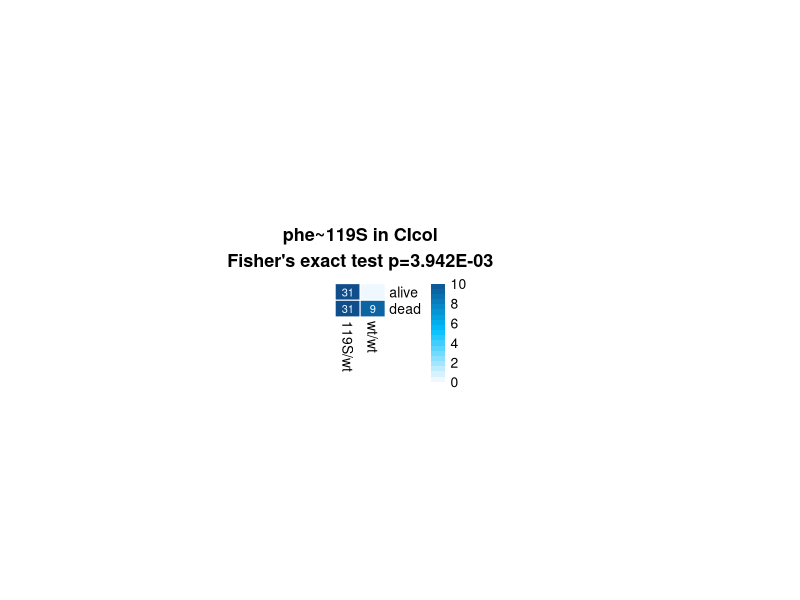
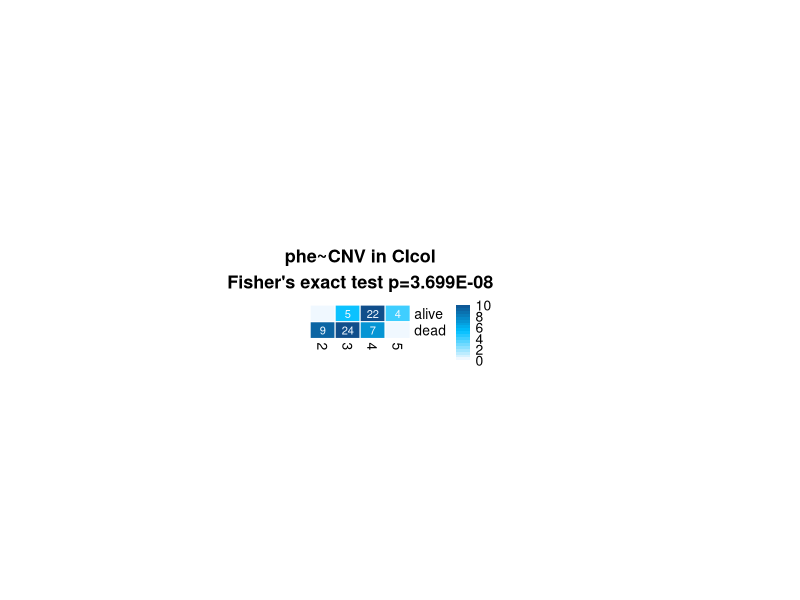
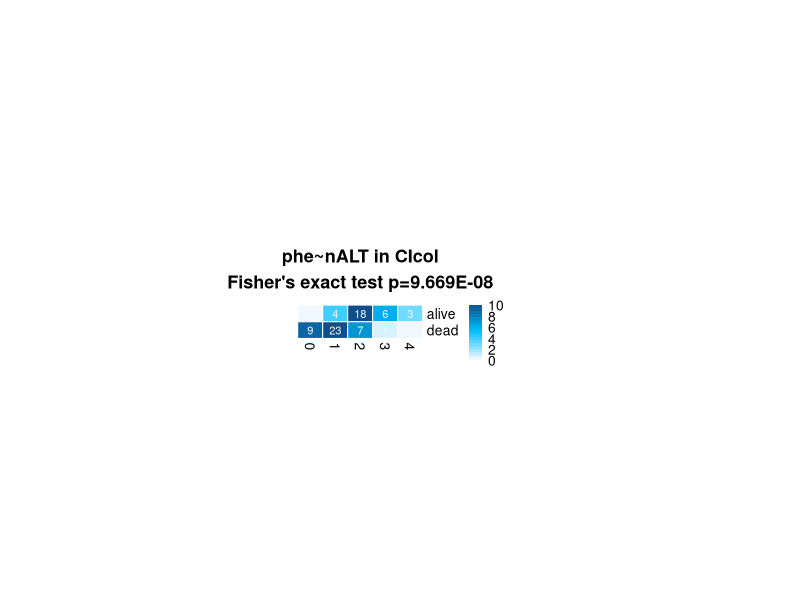

Here is the R script that generated these plots, in order: (Note: this script raises an error after producing the figures.)
library(gmodels)
library(pheatmap)

col.fun = colorRampPalette(interpolate="l",c("aliceblue","deepskyblue","dodgerblue4"))

# read input (run 2020-02-17_heatmaps.R to produce this table)
gtd = read.table("../results_tables/Fig3_CIcol_CNV-ALTallele.csv", header = T)


#### genotype-phenotype associations in CIcol ####
# Simple Fisher's tests of individual variants

# table genotype-phenotype associations: 119S
pdf(file="Fig3_CIcol_phe-gty119S.pdf",height=12,width=12)
ta = CrossTable(gtd[gtd$population == "CIcol",]$genotype, gtd[gtd$population == "CIcol",]$phenotype, fisher = T, prop.r = F, prop.c = F, prop.t = F ,prop.chisq = F)
pheatmap(t(ta$t), color = col.fun(20), breaks = seq(0,10,length.out = 20), 
         cellwidth = 18, cellheight = 12, na_col = "dodgerblue4",number_color = "aliceblue",
         border_color = "white", cluster_cols=F, cluster_rows=F,display_numbers = T,number_format = "%i",
         main=sprintf("phe~119S in CIcol\nFisher's exact test p=%.3E", ta$fisher.ts$p.value))
dev.off()

# table genotype-phenotype associations: CNVs
pdf(file="Fig3_CIcol_phe-CNV_phe-nALT.pdf",height=12,width=12)
ta = CrossTable(gtd[gtd$population == "CIcol",]$CNV, gtd[gtd$population == "CIcol",]$phenotype, fisher = T, prop.r = F, prop.c = F, prop.t = F ,prop.chisq = F)
pheatmap(t(ta$t), color = col.fun(20), breaks = seq(0,10,length.out = 20), 
         cellwidth = 18, cellheight = 12, na_col = "dodgerblue4",number_color = "aliceblue",
         border_color = "white", cluster_cols=F, cluster_rows=F,display_numbers = T,number_format = "%i",
         main=sprintf("phe~CNV in CIcol\nFisher's exact test p=%.3E", ta$fisher.ts$p.value))

ta = CrossTable(gtd[gtd$population == "CIcol",]$estimated_n_ALT, gtd[gtd$population == "CIcol",]$phenotype, fisher = T, prop.r = F, prop.c = F, prop.t = F ,prop.chisq = F)
pheatmap(t(ta$t), color = col.fun(20), breaks = seq(0,10,length.out = 20), 
         cellwidth = 18, cellheight = 12, na_col = "dodgerblue4",number_color = "aliceblue",
         border_color = "white", cluster_cols=F, cluster_rows=F,display_numbers = T,number_format = "%i",
         main=sprintf("phe~nALT in CIcol\nFisher's exact test p=%.3E", ta$fisher.ts$p.value))
dev.off()





#### GLM model with A65S and G280S data ####
# manual genotypes:

# load data: genotypes in each sample
data = read.table("Genotype_3492074_G280S.csv", header = T)
colnames(data) = c("ox_code", "population", "G280S", "phenotype")

# add a65s
data_A65S = read.table("Genotype_3489405_A65S.csv", header = T)
data$A65S = data_A65S[,"genotype"]

# add dup data
data_gtd = gtd[,c("id", "CNV", "estimated_n_ALT")]
data = merge(data, data_gtd, by.x = "ox_code", by.y = "id") 

# clean
rownames(data) = data$ox_code
data = data[,c("A65S","G280S", "CNV", "estimated_n_ALT", "phenotype")]

# convert data to factors
data$A65S = as.factor(data$A65S)
data$G280S = as.factor(data$G280S)

### BIC PROCEDURE
# initial model (with all variables)
mod_tot = glm(phenotype ~ ., data = data, family = "binomial")
# stepwise removal using BIC criterion
mod_BIC = step(mod_tot, direction = "both", steps = 1e6, trace = F, k = log(nrow(data))) # k=log(num_obs) for BIC
mod_BIC_sum = summary(mod_BIC)
mod_tot_sum = summary(mod_tot)

# summary table BIC
mod_BIC_out = as.data.frame(mod_BIC_sum$coefficients)
colnames(mod_BIC_out) = c("BIC_coef","BIC_se", "BIC_z", "BIC_p_chisq")
mod_BIC_out$variant   = rownames(mod_BIC_out)
mod_BIC_out$BIC_OR    = 1/exp(mod_BIC_out$BIC_coef)

write.table(mod_BIC_out, "Fig3X_model_GLM_stepBIC_CIcol.csv" , quote = F, sep="\t")


# ### BACKWARD ELIMINATION
# source("../scripts_other/glmodelling.R")
# mod_BKE = glmodelling(input.table = data, list.of.markers = c("A65S","G280S", "CNV", "estimated_n_ALT"),
#                       rescolumn = "phenotype", glm.function = "glm", verbose = F)
# 
# mod_BKE_sum = summary(mod_BKE$final.model)
# mod_BKE_out = as.data.frame(mod_BKE_sum$coefficients)
# colnames(mod_BKE_out) = c("coef","se", "zscore", "p_chisq")
# mod_BKE_out$variant   = rownames(mod_BKE_out)
# mod_BKE_out$OR    = 1/exp(mod_BKE_out$coef)
# mod_BKE$final.sig
